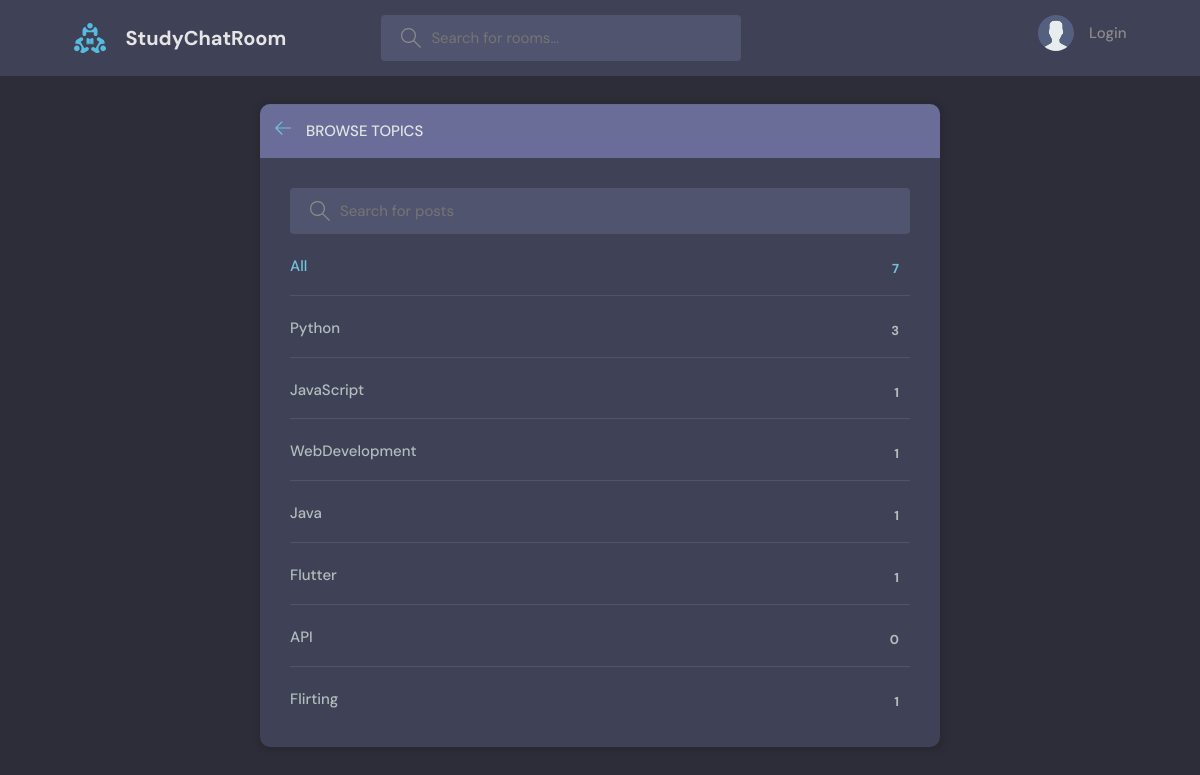
The app's page /topics with its own data.
### baseApp/models.py (models this page shows, shortened)
class Topic(models.Model):
    topic_name = models.CharField(max_length=200)

### baseApp/views.py (the view)
# urls.py: path('topics', views.topics, name='Topics_Path'),
def topics(request):
    q = ''
    if request.GET.get('q') is not None:
        q = request.GET.get('q')
    topics = Topic.objects.filter(topic_name__icontains=q)
    contextDict = {'topics':topics}
    return render(request, 'baseApp/topics.html', contextDict)

### baseApp/templates/baseApp/topics.html (shortened to what this page needs)
{% extends "baseApp/main.html" %}
{% block body %}
    <main class="create-room layout">
      <div class="container">
        <div class="layout__box">
          <div class="layout__boxHeader">
            <div class="layout__boxTitle">
              <a href="{% url 'Home_Path' %}">
                <svg version="1.1" xmlns="http://www.w3.org/2000/svg" width="32" height="32" viewBox="0 0 32 32">
                  <title>arrow-left</title>
                  <path
                    d="M13.723 2.286l-13.723 13.714 13.719 13.714 1.616-1.611-10.96-10.96h27.625v-2.286h-27.625l10.965-10.965-1.616-1.607z"
                  ></path>
                </svg>
              </a>
              <h3>Browse Topics</h3>
            </div>
          </div>
          <div class="topics-page layout__body">
            <form method='get' action="" class="header__search">
              <label>
                <input name='q' placeholder="Search for posts" />
              </label>
            </form>
            <ul class="topics__list">
              <li>
                <a href="{% url 'Topics_Path' %}" class="active"> All <span>{{topics.count}}</span></a>
              </li>
              {% for topic in topics %}
              <li>
                <a href="{% url 'Home_Path' %}?q={{topic.topic_name}}">{{ topic.topic_name }} <span>{{topic.room_set.all.count}}</span></a>
              </li>
              {% endfor %}
            </ul>
          </div>
        </div>
      </div>
    </main>
{% endblock %}

### baseApp/static/baseApp/CSS/style.css (style rules this page uses)
:root { --color-main: #71c6dd; --color-main-light: #e1f6fb; --color-dark: #3f4156; --color-dark-medium: #51546e; --color-dark-light: #696d97; --color-light: #e5e5e5; --color-gray: #8b8b8b; --color-light-gray: #b2bdbd; --color-bg: #2d2d39; --color-success: #5dd693; --color-error: #fc4b0b; }
* { font-family: "DM Sans", -apple-system, BlinkMacSystemFont, "Segoe UI", Roboto, Oxygen, Ubuntu, Cantarell, "Open Sans", "Helvetica Neue", sans-serif; margin: 0; padding: 0; box-sizing: border-box; text-rendering: optimizeLegibility; font-size: inherit; }
html { font-size: 56.25%; }
@media only screen and (min-width: 1200px) { html { font-size: 62.5%; } }
body { line-height: 1.6; font-weight: 400; font-size: 1.5rem; color: var(--color-light-gray); background-color: var(--color-bg); min-height: 100vh; }
a { display: inline-block; color: var(--color-main); text-decoration: none; }
.container { max-width: 120rem; width: 90%; margin: auto; }
.header__search > label { background-color: var(--color-dark-medium); padding: 1.3rem 1rem; display: flex; align-items: center; gap: 1rem; border-radius: 4px; }
.header__search svg { fill: var(--color-gray); width: 2rem; height: 2rem; margin-left: 1rem; }
.header__search input { width: 30rem; background: transparent; border: none; outline: none; color: var(--color-light); }
.layout { margin-top: 2.4rem; }
.layout > .container { display: flex; justify-content: space-between; align-items: flex-start; }
.layout__box { width: 90%; max-width: 48rem; min-height: 40rem; position: absolute; top: 50%; left: 50%; transform: translate(-50%, -46%); background-color: var(--color-dark); border-radius: 1rem; box-shadow: 1px 1px 6px 3px rgba(0, 0, 0, 0.1); overflow: hidden; }
.layout__boxHeader { display: flex; padding: 1.5rem; background-color: var(--color-dark-light); }
.layout__boxTitle { display: flex; gap: 1.5rem; align-items: center; }
.layout__boxTitle h3 { text-transform: uppercase; font-weight: 500; color: var(--color-light); }
.layout__boxTitle svg { width: 1.6rem; height: 1.6rem; fill: var(--color-main); }
.layout__body { margin: 3rem; }
.topics__list { list-style: none; }
.topics__list li a { display: flex; justify-content: space-between; margin-bottom: 3rem; font-weight: 500; color: var(--color-light-gray); transition: all 0.3s ease-in-out; }
.topics__list li a.active, .topics__list li a:hover { color: var(--color-main); }
.topics__list li a span { padding: 0.5rem 1rem; background-color: var(--color-dark); border-radius: 3px; font-size: 1.3rem; font-weight: 700; letter-spacing: 1px; }
.topics-page .topics__list li:not(:last-child) a { margin: 2rem 0; padding-bottom: 1rem; text-decoration: none; border-bottom: 1px solid var(--color-dark-medium); }
.topics-page .header__search { display: block; }
.create-room.layout .layout__box { max-width: 68rem; }

### records on screen
Topic: topic_name "Python", room_set.all.count "3"
Topic: topic_name "JavaScript", room_set.all.count "1"
Topic: topic_name "WebDevelopment", room_set.all.count "1"
Topic: topic_name "Java", room_set.all.count "1"
Topic: topic_name "Flutter", room_set.all.count "1"
Topic: topic_name "API", room_set.all.count "0"
Topic: topic_name "Flirting", room_set.all.count "1"

### other values on screen
{{ topics.count }} "7"
